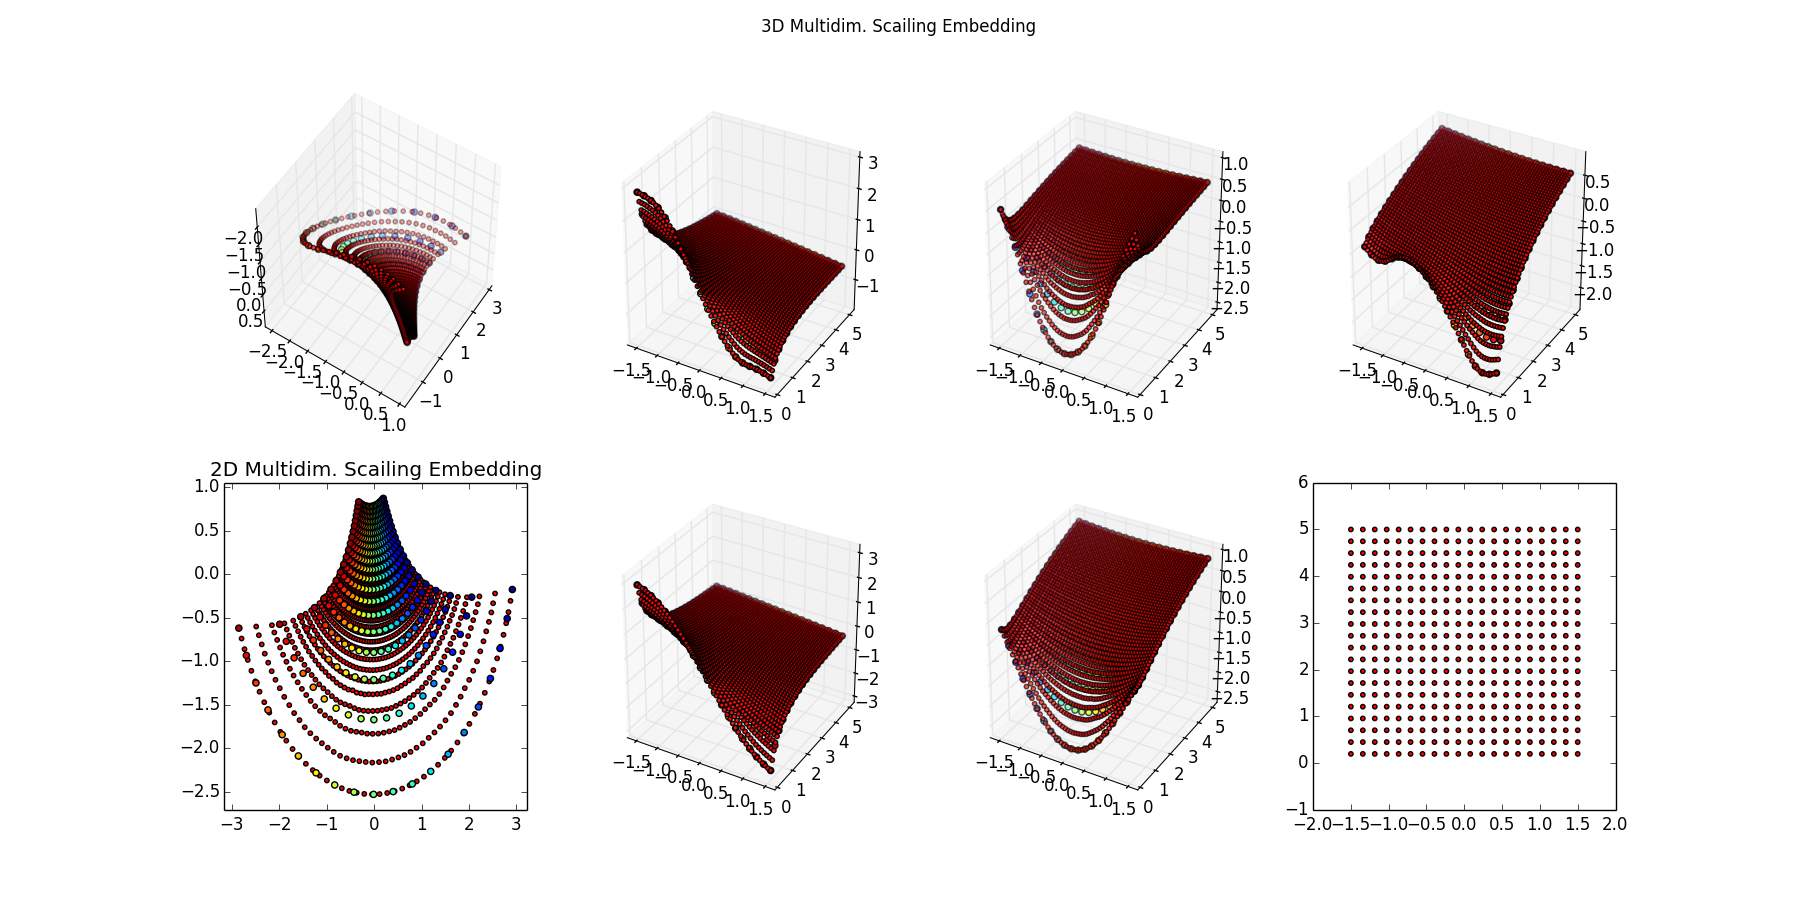

Reproduce this figure in Python.
# Author: Kyle Cranmer <[email redacted]>
# Licence: BSD

print(__doc__)
import numpy as np

from matplotlib import pyplot as plt
from matplotlib.collections import LineCollection
from mpl_toolkits.mplot3d import Axes3D

from sklearn import manifold
from sklearn.metrics import euclidean_distances
from sklearn.decomposition import PCA

from sklearn import svm
from scipy.interpolate import griddata

# Next line to silence pyflakes.
Axes3D

#make some random samples in 2d
n_samples = 20
seed = np.random.RandomState(seed=3)

#this one looks cool
#gridMuSigma = np.array([np.linspace(0,1,n_samples),np.linspace(.1,3,n_samples)]).T

#create a set of Gaussians in a grid of mean (-1.5,1.5) and standard devaition (0.2,5)
gridMuSigma=[]
for i in np.linspace(-1.5,1.5,n_samples):
    for j in np.linspace(.2,5,n_samples):
        gridMuSigma.append([i,j])
gridMuSigma=np.array(gridMuSigma)

#probably an easier way to do with meshgrid, but needs to be reshaped
#gridMuSigma=np.meshgrid(np.linspace(-1.5,1.5,n_samples),np.linspace(0.2,5,n_samples))

# choose a different color for each point
colors = plt.cm.jet(np.linspace(0, 1, len(gridMuSigma)))

#use 2-d Gaussian information metric for distances
# see equation 7 from http://arxiv.org/abs/0802.2050 ("FINE" paper)
def getDistance(x,y):
    #going to define a measure here
    #print 'in getSim', x, y
    aa = x[0]-y[0]
    ab = x[1]+y[1]
    bb = x[1]-y[1]
    num = np.sqrt((aa**2+ab**2))+np.sqrt((aa**2+bb**2))
    den = np.sqrt((aa**2+ab**2))-np.sqrt((aa**2+bb**2))
    ret = np.log(num/den)
    return ret

# Create the array of "similarities" (distances) between points
tempSim=[]
for x in gridMuSigma:
    temp = []
    for y in gridMuSigma:
        temp.append(getDistance(x,y))
    tempSim.append(temp)
distances=np.array(tempSim)

#make 3d embedding 
mds = manifold.MDS(n_components=3, metric=True, max_iter=3000, eps=1e-9, random_state=seed,
                   dissimilarity="precomputed", n_jobs=1)
embed3d = mds.fit(distances).embedding_
print len(embed3d), np.shape(embed3d), np.shape(embed3d[:,0])

#make 2d embedding
mds2 = manifold.MDS(n_components=2, max_iter=3000, eps=1e-9, random_state=seed,
                   dissimilarity="precomputed", n_jobs=1)
embed2d = mds2.fit(distances).embedding_

#try to learn mapping
gridMuSigma_pred=[]
n_samples_pred=50
for i in np.linspace(-1.5,1.5,n_samples_pred):
    for j in np.linspace(.2,5,n_samples_pred):
        gridMuSigma_pred.append([i,j])
gridMuSigma_pred=np.array(gridMuSigma_pred)

#learn 3d embedding
#regr = svm.NuSVR(C=1.0, nu=0.1)
#print regr
#regr.fit(gridMuSigma, np.reshape(embed3d[:,0],[len(gridMuSigma),]))
#embed3d_predx = regr.predict(gridMuSigma_pred)
#regr.fit(gridMuSigma, np.reshape(embed3d[:,1],[len(gridMuSigma),]))
#embed3d_predy = regr.predict(gridMuSigma_pred)
#regr.fit(gridMuSigma, np.reshape(embed3d[:,2],[len(gridMuSigma),]))
#embed3d_predz = regr.predict(gridMuSigma_pred)
embed3d_predx = griddata(gridMuSigma, embed3d[:,0], (gridMuSigma_pred[:,0],gridMuSigma_pred[:,1]), method='cubic')
embed3d_predy = griddata(gridMuSigma, embed3d[:,1], (gridMuSigma_pred[:,0],gridMuSigma_pred[:,1]), method='cubic')
embed3d_predz = griddata(gridMuSigma, embed3d[:,2], (gridMuSigma_pred[:,0],gridMuSigma_pred[:,1]), method='cubic')


#learn 2d embedding
# Train the model using the training sets
#regr.fit(gridMuSigma, np.reshape(embed2d[:,0],[len(gridMuSigma),]))
#embed2d_predx = regr.predict(gridMuSigma_pred)
#regr.fit(gridMuSigma, np.reshape(embed2d[:,1],[len(gridMuSigma),]))
#embed2d_predy = regr.predict(gridMuSigma_pred)
embed2d_predx = griddata(gridMuSigma, embed2d[:,0], (gridMuSigma_pred[:,0],gridMuSigma_pred[:,1]), method='cubic')
embed2d_predy = griddata(gridMuSigma, embed2d[:,1], (gridMuSigma_pred[:,0],gridMuSigma_pred[:,1]), method='cubic')

#learn 2d embedding inverse
# Train the model using the training sets
#regr.fit(embed2d, np.reshape(gridMuSigma[:,0],[len(gridMuSigma),]))
#embed2d_inv_predx = regr.predict(embed2d)
#regr.fit(embed2d, np.reshape(gridMuSigma[:,1],[len(gridMuSigma),]))
#embed2d_inv_predy = regr.predict(embed2d)
embed2d_inv_predx = griddata(embed2d, gridMuSigma[:,0], (embed2d[:,0],embed2d[:,1]), method='cubic')
embed2d_inv_predy = griddata(embed2d, gridMuSigma[:,1], (embed2d[:,0],embed2d[:,1]), method='cubic')



#Setup plots
fig = plt.figure(figsize=(5*4,4.5*2))

#make original grid plot
#gridsubpl = fig.add_subplot(231)
#gridsubpl.scatter(gridMuSigma[:, 0], gridMuSigma[:, 1], s=20, c=colors)
#gridsubpl.set_xlabel('mean')
#gridsubpl.set_ylabel('standard deviation')
#plt.title('Original grid in mean and std. dev.')
#plt.axis('tight')

# plot 3d embedding
#since it is a surface of constant negative curvature (hyperbolic geometry)
#expect it to look like the pseudo-sphere
#http://mathworld.wolfram.com/Pseudosphere.html
subpl = fig.add_subplot(241,projection='3d')
subpl.scatter(embed3d[:, 0], embed3d[:, 1], embed3d[:, 2],s=20, c=colors)
subpl.scatter(embed3d_predx, embed3d_predy, embed3d_predz,s=10, c='r')
plt.title('3D Multidim. Scailing Embedding')
subpl.view_init(42, 101) #looks good when njobs=-1
subpl.view_init(-130,-33)#looks good when njobs=1
subpl.set_xlabel('x($\mu$,$\sigma$)')
subpl.set_ylabel('y($\mu$,$\sigma$)')
subpl.set_zlabel('z($\mu$,$\sigma$)')
subpl.set_zticks([])
frame1 = plt.gca()
frame1.axes.get_xaxis().set_ticks([])
frame1.axes.get_yaxis().set_ticks([])
plt.axis('tight')

subpl2 = fig.add_subplot(242,projection='3d')
subpl2.scatter(gridMuSigma[:, 0], gridMuSigma[:, 1], embed3d[:, 0], s=20, c=colors)
subpl2.scatter(gridMuSigma_pred[:, 0], gridMuSigma_pred[:, 1], embed3d_predx,s=10, c='r')
subpl2.set_xlabel('mean $\mu$')
subpl2.set_ylabel('std. dev. $\sigma$')
subpl2.set_zlabel('x($\mu$,$\sigma$)')
subpl2.set_zticks([])
frame1 = plt.gca()
frame1.axes.get_xaxis().set_ticks([])
frame1.axes.get_yaxis().set_ticks([])
plt.axis('tight')

subpl3 = fig.add_subplot(243,projection='3d')
subpl3.scatter(gridMuSigma[:, 0], gridMuSigma[:, 1], embed3d[:, 1],s=20, c=colors)
subpl3.scatter(gridMuSigma_pred[:, 0], gridMuSigma_pred[:, 1], embed3d_predy,s=10, c='r')
subpl3.set_xlabel('mean $\mu$')
subpl3.set_ylabel('std. dev. $\sigma$')
subpl3.set_zlabel('y($\mu$,$\sigma$)')
subpl3.set_zticks([])
frame1 = plt.gca()
frame1.axes.get_xaxis().set_ticks([])
frame1.axes.get_yaxis().set_ticks([])
plt.axis('tight')

subpl4 = fig.add_subplot(244,projection='3d')
subpl4.scatter(gridMuSigma[:, 0], gridMuSigma[:, 1], embed3d[:, 2],s=20, c=colors)
subpl4.scatter(gridMuSigma_pred[:, 0], gridMuSigma_pred[:, 1], embed3d_predz,s=10, c='r')
subpl4.set_xlabel('mean $\mu$')
subpl4.set_ylabel('std. dev. $\sigma$')
subpl4.set_zlabel('z($\mu$,$\sigma$)')
subpl4.set_zticks([])
frame1 = plt.gca()
frame1.axes.get_xaxis().set_ticks([])
frame1.axes.get_yaxis().set_ticks([])
plt.axis('tight')


# plot 2d embedding
subpl2 = fig.add_subplot(245)
#subpl2.set_autoscaley_on(False)
subpl2.scatter(embed2d_predx, embed2d_predy,s=10, c='r')
subpl2.scatter(embed2d[:, 0], embed2d[:, 1],s=20, c=colors)
plt.title('2D Multidim. Scailing Embedding')
subpl2.set_xlabel('x($\mu$,$\sigma$)')
subpl2.set_ylabel('y($\mu$,$\sigma$)')
frame1 = plt.gca()
frame1.axes.get_xaxis().set_ticks([])
frame1.axes.get_yaxis().set_ticks([])
plt.axis('tight')

subpl2 = fig.add_subplot(246,projection='3d')
subpl2.scatter(gridMuSigma[:, 0], gridMuSigma[:, 1], embed2d[:, 0], s=20, c=colors)
subpl2.scatter(gridMuSigma_pred[:, 0], gridMuSigma_pred[:, 1], embed2d_predx,s=10, c='r')
subpl2.set_xlabel('mean $\mu$')
subpl2.set_ylabel('std. dev. $\sigma$')
subpl2.set_zlabel('x($\mu$,$\sigma$)')
frame1 = plt.gca()
frame1.axes.get_xaxis().set_ticks([])
frame1.axes.get_yaxis().set_ticks([])
subpl2.set_zticks([])
plt.axis('tight')

subpl3 = fig.add_subplot(247,projection='3d')
subpl3.scatter(gridMuSigma[:, 0], gridMuSigma[:, 1], embed2d[:, 1],s=20, c=colors)
subpl3.scatter(gridMuSigma_pred[:, 0], gridMuSigma_pred[:, 1], embed2d_predy,s=10, c='r')
subpl3.set_xlabel('mean $\mu$')
subpl3.set_ylabel('std. dev. $\sigma$')
subpl3.set_zlabel('y($\mu$,$\sigma$)')
frame1 = plt.gca()
frame1.axes.get_xaxis().set_ticks([])
frame1.axes.get_yaxis().set_ticks([])
subpl3.set_zticks([])
plt.axis('tight')

#plot 2d inverse embedding
subpl2 = fig.add_subplot(248)
#subpl2.set_autoscaley_on(False)
#subpl2.scatter(gridMuSigma[:, 0], gridMuSigma[:, 1], s=20, c=colors)
subpl2.scatter(embed2d_inv_predx, embed2d_inv_predy,s=10, c=colors)
plt.title('Inverse of Embedding')
subpl2.set_xlabel('$\mu(x,y)$')
subpl2.set_ylabel('$\sigma(x,y)$')
frame1 = plt.gca()
frame1.axes.get_xaxis().set_ticks([])
frame1.axes.get_yaxis().set_ticks([])
plt.axis('tight')


plt.savefig('interpEmbedding.pdf')
plt.savefig('interpEmbedding.png')
plt.show()
